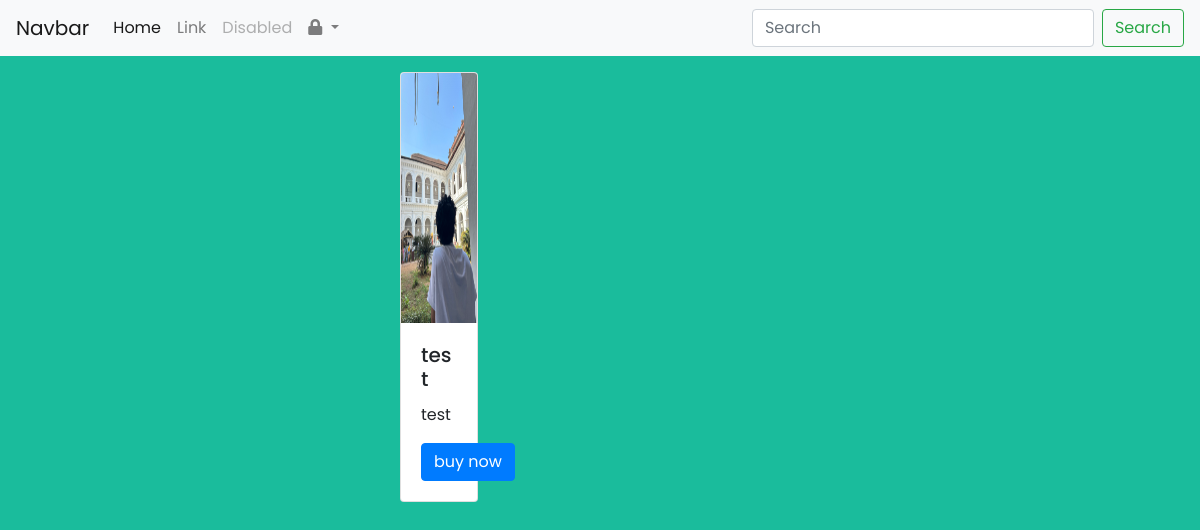
/, run on an earlier commit of the app's database.
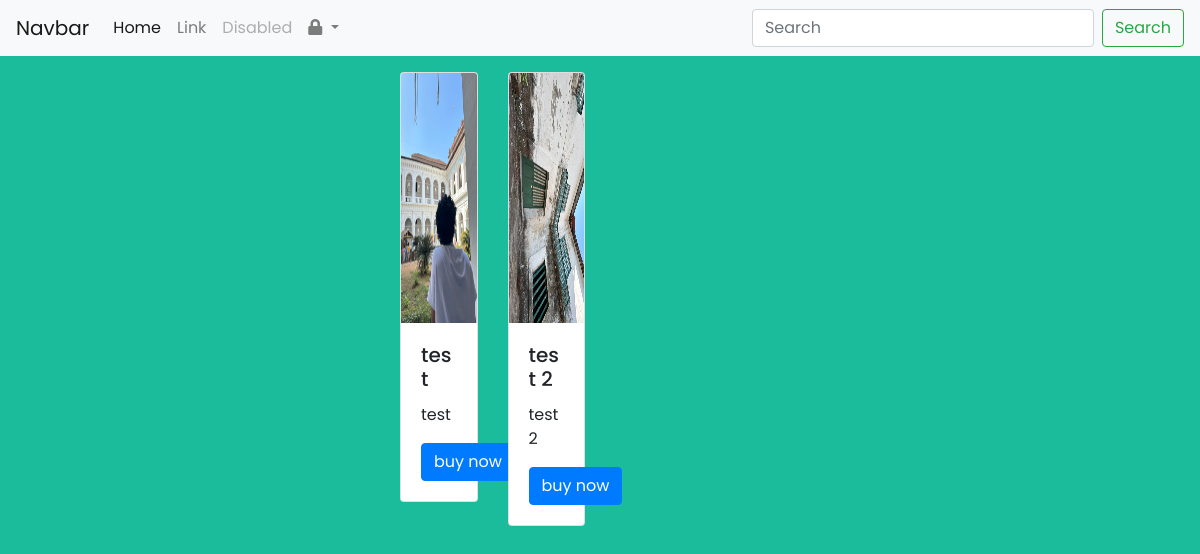
And on a later commit of the database.
### login_page/models.py (models this page shows, shortened)
class ItemModel(models.Model):
    title = models.CharField(max_length=500)
    image = models.ImageField(upload_to="images/")
    description = models.CharField(max_length=2000)
    price = models.DecimalField(decimal_places=2, max_digits=10)
    product_type = models.CharField(max_length=200, choices=PRODUCT_TYPE)

### login_page/views.py (the view)
# urls.py: 2. Add a URL to urlpatterns:  path('', views.home, name='home')
def home(request):
    username = request.user.username
    image = ItemModel.objects.all()
    context = {'username': username, 'image': image}
    return render(request, "home.html",context)

### login_page/templates/home.html (shortened to what this page needs)
<!DOCTYPE html>
<html lang="en">
<head>
    <link rel="stylesheet" href="https://cdn.jsdelivr.net/npm/bootstrap@4.0.0/dist/css/bootstrap.min.css">
    <link rel="stylesheet" href="style.css">
          <link rel="stylesheet" href="https://cdnjs.cloudflare.com/ajax/libs/font-awesome/5.15.2/css/all.min.css"/>
</head>
<body>
        <nav class="navbar navbar-expand-lg navbar-light bg-light">
            {% if username %}
          <a class="navbar-brand" href="#">{{ username }}</a>
            {%else%}
          <a class="navbar-brand" href="#">Navbar</a>
            {% endif %}
          <div class="collapse navbar-collapse" id="navbarSupportedContent">
            <ul class="navbar-nav mr-auto">
              <li class="nav-item active">
                <a class="nav-link" href="#">Home <span class="sr-only">(current)</span></a>
              </li>
              <li class="nav-item">
                <a class="nav-link" href="#">Link</a>
              </li>
              <li class="nav-item">
                <a class="nav-link disabled" href="#">Disabled</a>
              </li>
                <li class="nav-item dropdown">
                <a class="nav-link dropdown-toggle" href="#" id="navbarDropdown" role="button" data-toggle="dropdown" aria-haspopup="true" aria-expanded="false">
                  <i class="fas fa-lock"></i>
                </a>
              </li>
            </ul>
            <form class="form-inline my-2 my-lg-0">
              <input class="form-control mr-sm-2" type="search" placeholder="Search" aria-label="Search">
              <button class="btn btn-outline-success my-2 my-sm-0" type="submit">Search</button>
            </form>
          </div>
        </nav>
          <div class="container mt-3">
              <div class="row ">
          {% for item in image %}
                <div class="col-sm-3">
                  <div class="card ">
                    <img src="{{ item.image.url }}" class="card-img-top" alt="..." height="250" width="250">
                    <div class="card-body">
                    <h5 class="card-title">{{ item.title }}</h5>
                    <p class="card-text">{{ item.description }}</p>
                    <a href="#" class="btn btn-primary">buy now</a></div>
                  </div>
                </div>
          {% endfor %}
              </div>
            </div>
</body>
</html>

What changed in the data, as far as the page shows it:
added ItemModel: image (picture), title "test 2", description "test2"
